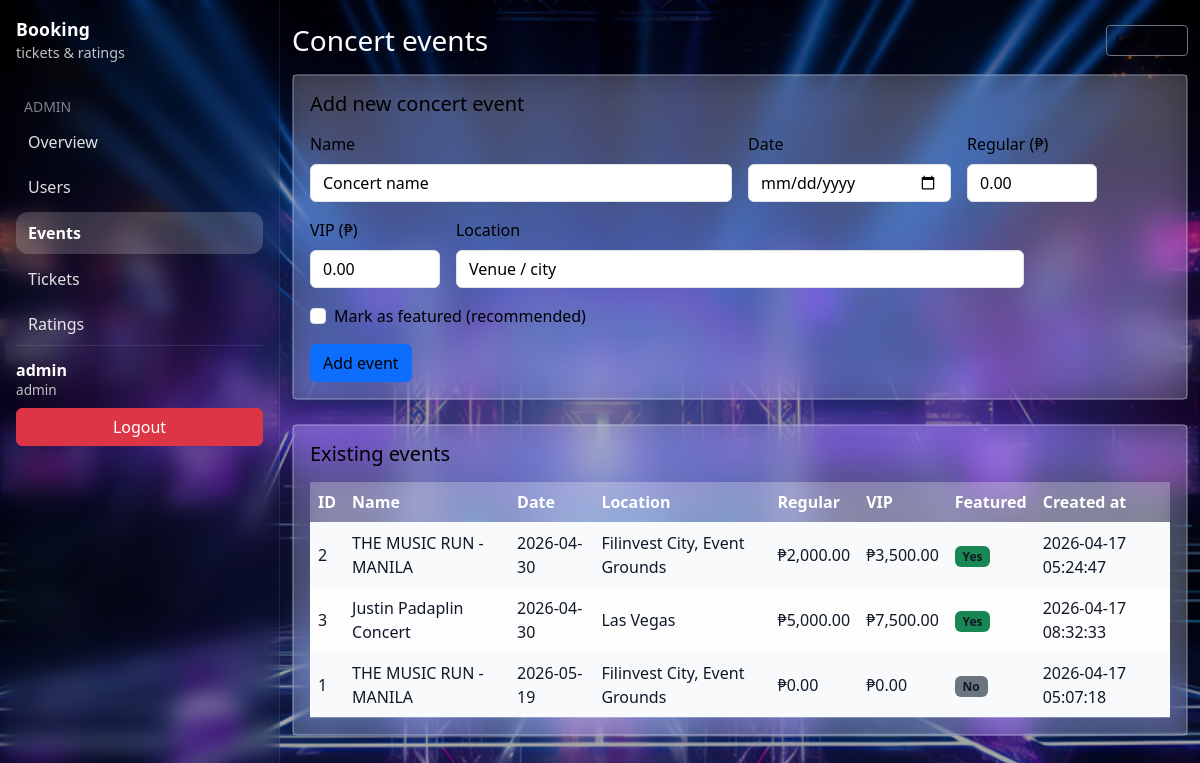
Page /admin_events.php (signed in) on the committed database.
### tables this page shows
CREATE TABLE `events` (
  `id` int(11) NOT NULL,
  `name` varchar(120) NOT NULL,
  `event_date` date NOT NULL,
  `location` varchar(150) NOT NULL,
  `price` decimal(10,2) NOT NULL,
  `regular_price` decimal(10,2) NOT NULL DEFAULT 0.00,
  `vip_price` decimal(10,2) NOT NULL DEFAULT 0.00,
  `is_featured` tinyint(1) NOT NULL DEFAULT 0,
  `created_at` timestamp NOT NULL DEFAULT current_timestamp()
);

### admin_events.php (the view, shortened to what this page needs)
<?php
require 'db.php';
$error = "";
try {
    $stmt = $conn->query("SELECT id, name, event_date, location, price, regular_price, vip_price, is_featured, created_at FROM events ORDER BY event_date ASC, id ASC");
    $events = $stmt->fetchAll(PDO::FETCH_ASSOC);
} catch (PDOException $e) {
    $events = [];
    $error = $error ?: ("Error loading events: " . htmlspecialchars($e->getMessage()));
}
?>
<!DOCTYPE html>
<html lang="en">
<head>
    <link href="https://cdn.jsdelivr.net/npm/bootstrap@5.3.0/dist/css/bootstrap.min.css" rel="stylesheet">
    <link rel="stylesheet" href="theme.css">
</head>
<body class="booking-bg">
<div class="booking-layout">
    <?php require_once __DIR__ . '/partials/sidebar.php'; ?>
    <div class="booking-main">
        <div class="container py-4">
            <div class="d-flex justify-content-between align-items-center mb-3">
                <h3 class="mb-0 text-white" style="color: #ffffff !important;">Concert events</h3>
                <a href="dashboard.php" class="btn btn-outline-secondary btn-sm">User view</a>
            </div>
    <div class="card mb-4">
        <div class="card-body">
            <h5 class="card-title mb-3">Add new concert event</h5>
            <form method="post" class="row g-3">
                <div class="col-md-6">
                    <label class="form-label">Name</label>
                    <input type="text" name="name" class="form-control" placeholder="Concert name" required>
                </div>
                <div class="col-md-3">
                    <label class="form-label">Date</label>
                    <input type="date" name="event_date" class="form-control" required>
                </div>
                <div class="col-md-2">
                    <label class="form-label">Regular (₱)</label>
                    <input type="number" name="regular_price" min="0" step="0.01" class="form-control" placeholder="0.00" required>
                </div>
                <div class="col-md-2">
                    <label class="form-label">VIP (₱)</label>
                    <input type="number" name="vip_price" min="0" step="0.01" class="form-control" placeholder="0.00" required>
                </div>
                <div class="col-md-8">
                    <label class="form-label">Location</label>
                    <input type="text" name="location" class="form-control" placeholder="Venue / city" required>
                </div>
                <div class="col-md-4 d-flex align-items-end">
                    <div class="form-check mb-0">
                        <input class="form-check-input" type="checkbox" name="is_featured" id="is_featured">
                        <label class="form-check-label" for="is_featured">
                            Mark as featured (recommended)
                        </label>
                    </div>
                </div>
                <div class="col-12">
                    <button type="submit" class="btn btn-primary">Add event</button>
                </div>
            </form>
        </div>
    </div>
    <div class="card">
        <div class="card-body">
            <h5 class="card-title mb-3">Existing events</h5>
            <?php if (empty($events)): ?>
                <p class="mb-0">No events have been added yet.</p>
            <?php else: ?>
                <div class="table-responsive">
                    <table class="table table-striped table-hover align-middle mb-0 bg-white">
                        <thead class="table-light">
                        <tr>
                            <th>ID</th>
                            <th>Name</th>
                            <th>Date</th>
                            <th>Location</th>
                            <th>Regular</th>
                            <th>VIP</th>
                            <th>Featured</th>
                            <th>Created at</th>
                        </tr>
                        </thead>
                        <tbody>
                        <?php foreach ($events as $ev): ?>
                            <tr>
                                <td><?php echo (int)$ev['id']; ?></td>
                                <td><?php echo htmlspecialchars($ev['name']); ?></td>
                                <td><?php echo htmlspecialchars($ev['event_date']); ?></td>
                                <td><?php echo htmlspecialchars($ev['location']); ?></td>
                                <td>₱<?php echo number_format((float)$ev['regular_price'], 2); ?></td>
                                <td>₱<?php echo number_format((float)$ev['vip_price'], 2); ?></td>
                                <td>
                                    <?php if ((int)$ev['is_featured'] === 1): ?>
                                        <span class="badge bg-success">Yes</span>
                                    <?php else: ?>
                                        <span class="badge bg-secondary">No</span>
                                    <?php endif; ?>
                                </td>
                                <td><?php echo htmlspecialchars($ev['created_at']); ?></td>
                            </tr>
                        <?php endforeach; ?>
                        </tbody>
                    </table>
                </div>
            <?php endif; ?>
        </div>
        </div>
    </div>
</div>
</body>
</html>

### theme.css (style rules this page uses)
.booking-bg { background-color:#5a7ab8; background-image:linear-gradient(rgba(0,0,0,.35),rgba(0,0,0,.35)),url('concert.png'); background-size:cover; background-position:center; background-attachment:fixed; font-family:system-ui,-apple-system,BlinkMacSystemFont,"Segoe UI",sans-serif; color:#fff; }
.booking-bg .container { position:relative; z-index:1; }
.booking-bg .container h1, .booking-bg .container h2, .booking-bg .container h3, .booking-bg .container h4, .booking-bg .container h5, .booking-bg .container h6 { color:#fff !important; }
.booking-bg .text-white { color:#fff !important; }
.booking-bg, .booking-bg h1, .booking-bg h2, .booking-bg h3, .booking-bg h4, .booking-bg h5, .booking-bg h6, .booking-bg .offcanvas-title { color:#fff !important; }
.booking-bg .container > * > h1, .booking-bg .container > * > h2, .booking-bg .container > * > h3, .booking-bg .container > * > h4, .booking-bg .container > * > h5, .booking-bg .container > * > h6 { color:#fff !important; }
.booking-bg p, .booking-bg label:not(.form-check-label) { color:#fff; }
.booking-bg .card, .booking-bg .card-body, .booking-bg .auth-card, .booking-bg .booking-card, .booking-bg .rating-card, .booking-bg .dashboard-card { background: rgba(255, 255, 255, 0.1) !important; background-color: rgba(255, 255, 255, 0.1) !important; backdrop-filter: blur(15px) saturate(180%) !important; -webkit-backdrop-filter: blur(15px) saturate(180%) !important; border: 1px solid rgba(255, 255, 255, 0.2) !important; color: #ffffff !important; --bs-card-bg: transparent !important; }
.booking-bg .card *, .booking-bg .auth-card *, .booking-bg .booking-card *, .booking-bg .rating-card *, .booking-bg .dashboard-card * { color: #ffffff !important; }
.booking-bg .table-responsive .table, .booking-bg .table { background: rgba(255, 255, 255, 0.1) !important; color: #fff !important; backdrop-filter: blur(10px); --bs-table-color: #111827 !important; --bs-table-bg: rgba(255, 255, 255, 0.92) !important; --bs-table-striped-color: #111827 !important; --bs-table-striped-bg: rgba(248, 250, 252, 0.95) !important; --bs-table-active-color: #111827 !important; --bs-table-active-bg: rgba(241, 245, 249, 0.96) !important; --bs-table-hover-color: #111827 !important; --bs-table-hover-bg: rgba(241, 245, 249, 0.98) !important; }
.booking-bg .table th, .booking-bg .table td { color: #fff !important; border-color: rgba(255, 255, 255, 0.15); }
.booking-bg .table thead th { background: rgba(255, 255, 255, 0.15) !important; color: #fff !important; --bs-table-bg: rgba(255, 255, 255, 0.15) !important; --bs-table-color: #ffffff !important; }
.booking-bg .table tbody tr { background-color: rgba(255, 255, 255, 0.9) !important; }
.booking-bg .table-striped > tbody > tr:nth-of-type(odd) > * { background-color: rgba(248, 250, 252, 0.95) !important; }
.booking-bg .table-striped > tbody > tr:nth-of-type(even) > * { background-color: rgba(255, 255, 255, 0.92) !important; }
.booking-bg .table tbody td, .booking-bg .table tbody th, .booking-bg .table tbody td *, .booking-bg .table tbody th * { color: #1f2937 !important; }
.booking-bg .card .table tbody td, .booking-bg .card .table tbody th, .booking-bg .card .table tbody td *, .booking-bg .card .table tbody th *, .booking-bg .table.table-striped tbody td, .booking-bg .table.table-striped tbody th, .booking-bg .table.table-hover tbody td, .booking-bg .table.table-hover tbody th { color: #111827 !important; }
.booking-bg .booking-main, .booking-bg .booking-main h1, .booking-bg .booking-main h2, .booking-bg .booking-main h3, .booking-bg .booking-main h4, .booking-bg .booking-main h5, .booking-bg .booking-main h6, .booking-bg .booking-main p, .booking-bg .booking-main span, .booking-bg .booking-main small, .booking-bg .booking-main div, .booking-bg .booking-main td, .booking-bg .booking-main th, .booking-bg .booking-main li, .booking-bg .booking-main label { color: #000 !important; }
.booking-bg .booking-main .btn, .booking-bg .booking-main .badge, .booking-bg .booking-main .alert, .booking-bg .booking-main .nav-link { color: inherit !important; }

### rows in the picture
events: id "2", name "THE MUSIC RUN - MANILA", event_date "2026-04-30", location "Filinvest City, Event Grounds", regular_price "2,000.00", vip_price "3,500.00", is_featured "Yes", created_at "2026-04-17 05:24:47"
events: id "3", name "Justin Padaplin Concert", event_date "2026-04-30", location "Las Vegas", regular_price "5,000.00", vip_price "7,500.00", is_featured "Yes", created_at "2026-04-17 08:32:33"
events: id "1", name "THE MUSIC RUN - MANILA", event_date "2026-05-19", location "Filinvest City, Event Grounds", regular_price "0.00", vip_price "0.00", is_featured "No", created_at "2026-04-17 05:07:18"

### other values in the picture
$username "admin"
$role ?: 'user' "admin"
